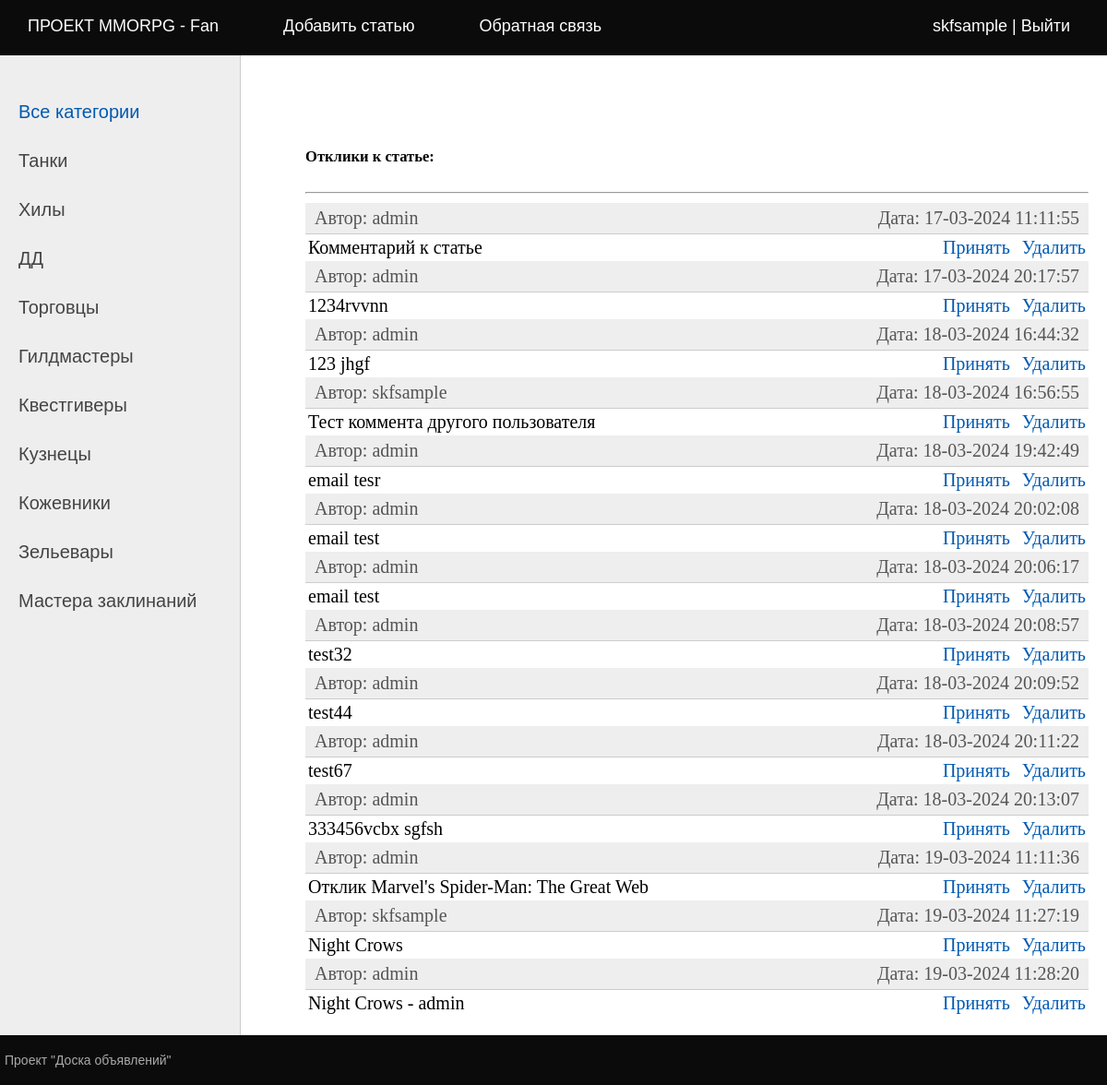
/comments/17/ (signed in), run on an earlier commit of the app's database.
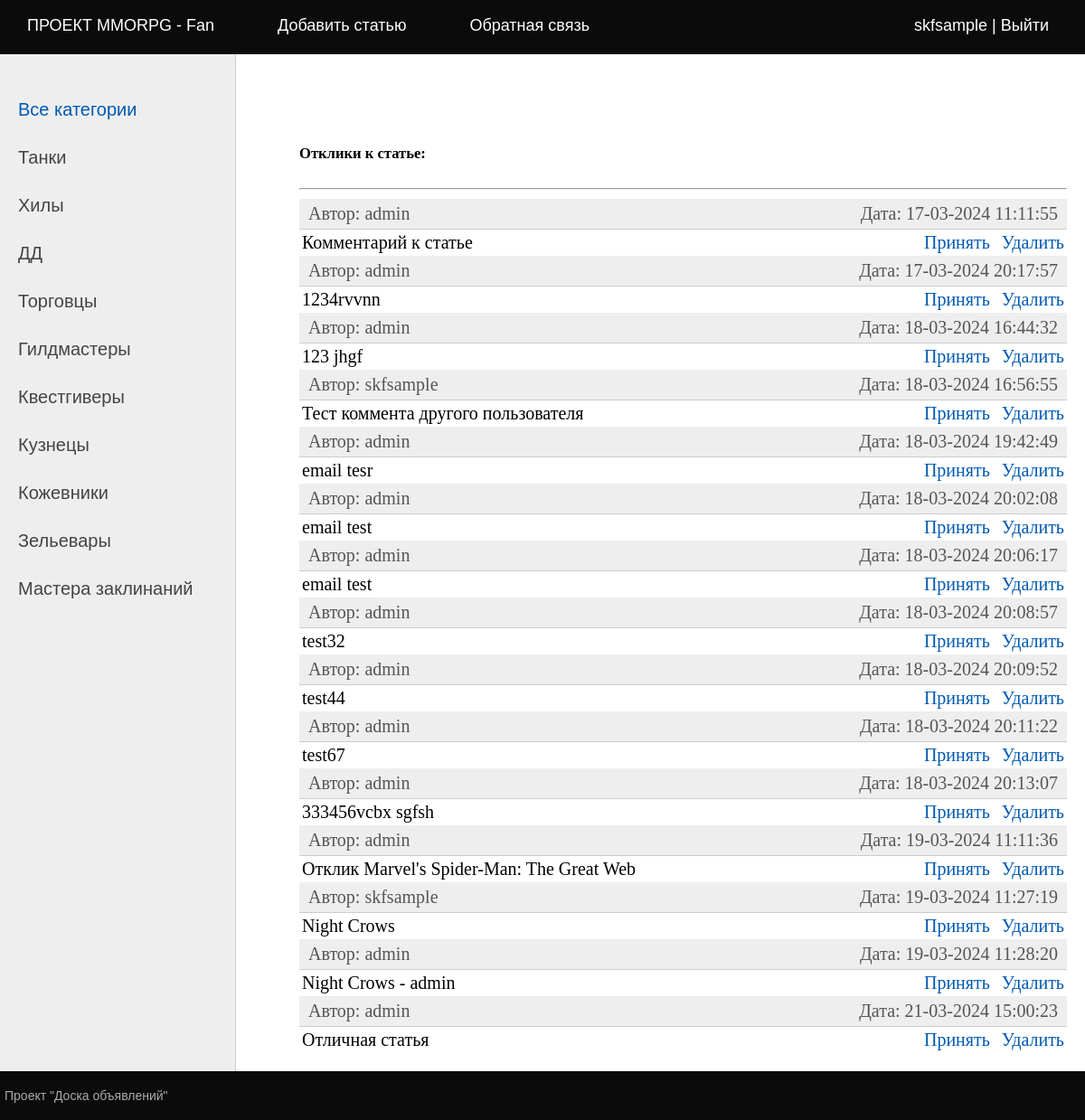
And on a later commit of the database.
### bbapp/models.py (models this page shows, shortened)
class Category(models.Model):
    name = models.CharField(max_length=128, db_index=True, verbose_name='Категория')
    slug = models.SlugField(max_length=255, unique=True, db_index=True)
    class Meta:
        verbose_name = 'Категория'
        verbose_name_plural = 'Категории'

class Comment(models.Model):
    commentPost = models.ForeignKey(Bullets, on_delete=models.CASCADE, verbose_name='Статья')
    commentUser = models.ForeignKey(User, on_delete=models.CASCADE, verbose_name='Автор комментария')
    commentAuthor = models.ForeignKey(get_user_model(), on_delete=models.SET_NULL, verbose_name='Автор статьи',
                                      related_name='comments', null=True, default=None)
    text = models.TextField()
    dateCreation = models.DateTimeField(auto_now_add=True)
    status = models.SmallIntegerField(default=0)
    class Meta:
        verbose_name = 'Комментарий'
        verbose_name_plural = 'Комментарии'

### bbapp/views.py (the view)
# urls.py: path('comments/<int:pk>/', views.ShowComments.as_view(), name='post_comments'),
class ShowComments(LoginRequiredMixin, DataMixin, ListView):
    model = Comment
    paginate_by = 20
    template_name = 'bbapp/list_comments.html'
    context_object_name = 'list_comments'

### accounts/context_processors.py (called while the page is built)
def get_bbapp_context(request):
    return {'mainmenu': menu}

### bbapp/templatetags/bb_tags.py (called while the page is built)
@register.inclusion_tag('bbapp/list_categories.html')
def show_categories(cat_selected=0):
    cats = Category.objects.all()
    return {'cats': cats, 'cat_selected': cat_selected}

### bbapp/templates/bbapp/list_comments.html (shortened to what this page needs)
{% extends 'default.html' %}
{% block content %}
<h5>Отклики к статье: {{''}}</h5>
    <hr>
{% for comment in list_comments %}
<ul class="list-articles">
    <li>
	<div class="article-panel">
		<p class="first">Автор: {{ comment.commentUser.username|default:"Неизвестен" }}</p>
		<p class="last">Дата: {{comment.dateCreation|date:"d-m-Y H:i:s"}}</p>
	</div>
    </li>
</ul>
    <table>
        <td width="83%">{{ comment.text }}</td>
        <td width="10%"><a href="">Принять</a></td>
        <td><a href="">Удалить</a></td>
    </table>
{% endfor %}
{% endblock%}

### templates/default.html (shortened to what this page needs)
{% load static %}
{% load bb_tags %}
<!DOCTYPE html>
<html lang="en">
<head>
	<link type="text/css" href="{% static 'bbapp/css/styles.css' %}" rel="stylesheet" />
</head>
<body>
<table class="table-page" border=0 cellpadding="0" cellspacing="0">
<tr><td valign=top>
{% block mainmenu %}
		<div class="header">
			<ul id="mainmenu" class="mainmenu">
{% for m in mainmenu %}
				<li><a href="{% url m.url_name %}">{{m.title}}</a></li>
{% endfor %}
{% if user.is_authenticated %}
			<li class="last"><a href="{% url 'accounts:profile' %}">{{user.username}}</a> |
				<a href="{% url 'accounts:logout' %}">Выйти</a></li>
{% else %}
			<li class="last"><a href="{% url 'accounts:login' %}">Войти</a> |
				<a href="{% url 'accounts:register' %}">Регистрация</a></li>
{% endif %}
			</ul>
		</div>
{% endblock mainmenu %}
<table class="table-content" border=0 cellpadding="0" cellspacing="0">
<tr>
	<td valign="top" class="left-chapters">
	<ul id="leftchapters">
		{% if cat_selected == 0 or cat_selected is None %}
		<li class="selected">Все категории</li>
		{% else %}
		<li><a href="{% url 'home' %}">Все категории</a></li>
		{% endif %}
		{% show_categories cat_selected %}
	</ul>
	</td>
<td valign="top" class="content">
	<div class="content-text">
{% block content %}
{% endblock %}
	</div>
</td></tr></table>
</td></tr>
<tr><td valign=top>
	<div id="footer">
		<p>Проект "Доска объявлений"</p>
	</div>
</td></tr></table>
</body>
</html>

### bbapp/templates/bbapp/list_categories.html
{% for cat in cats %}
{% if cat.id == cat_selected %}
<li class="selected">{{ cat.name }}</li>
{% else %}
<li><a href="{% url 'category' cat.pk %}">{{ cat.name }}</a></li>
{% endif %}
{% endfor %}

What changed in the data, as far as the page shows it:
added Comment: commentUser.username "admin", dateCreation "21-03-2024 15:00:23", text "Отличная статья"
